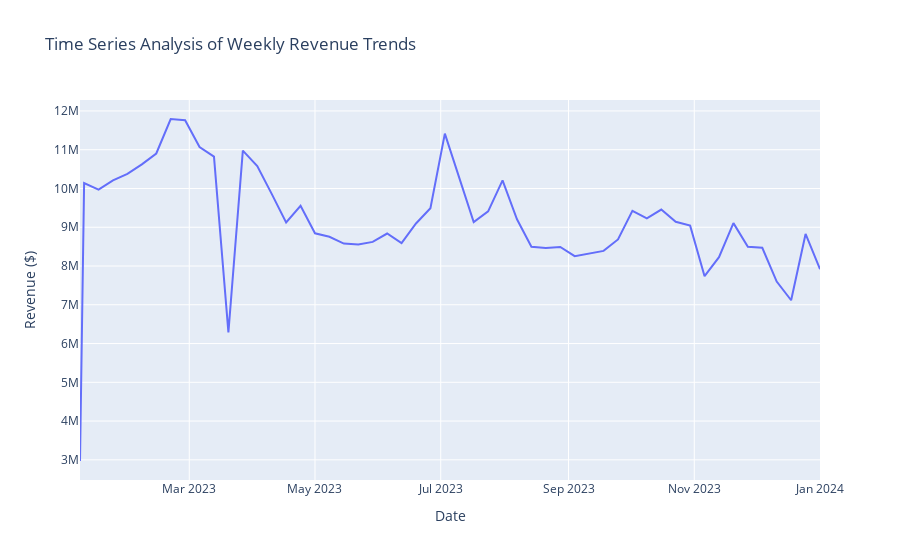
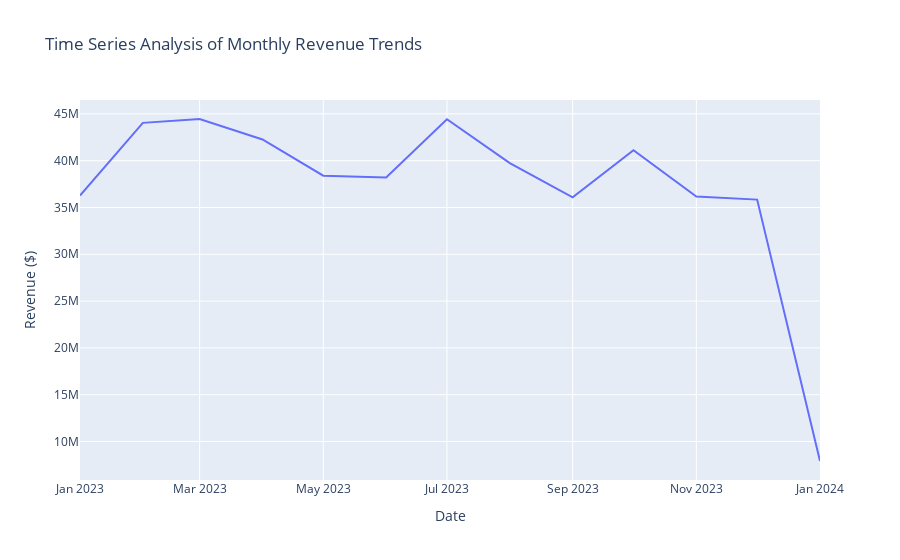

Source (notebook cell) for these figures, in order:
### Markdown cell above
Weekly & Monthly Revenue Trends (Whole market)

### Code cell
# Load data from the Weekly sheet
weekly_data = pd.read_excel('Customer_Success_Engineer_-_Project_Data.xlsx', sheet_name='Weekly', header=1)

# Load data from the Monthly sheet
monthly_data = pd.read_excel('Customer_Success_Engineer_-_Project_Data.xlsx', sheet_name='Monthly', header=1)

# Processing for weekly_data
weekly_data['Week'] = weekly_data['Week'].str.split(' - ').str[0].str.strip()
weekly_data['Week'] = pd.to_datetime(weekly_data['Week'], errors='coerce')
weekly_data.sort_values('Week', inplace=True)
weekly_revenue = weekly_data.groupby('Week')['Revenue'].sum().reset_index()

# Processing for monthly_data
# Combining 'Year' and 'Month' to form a datetime object
monthly_data['Month'] = pd.to_datetime(monthly_data['Year'].astype(str) + '-' + monthly_data['Month'], format='%Y-%B', errors='coerce')
monthly_data.sort_values('Month', inplace=True)
monthly_revenue = monthly_data.groupby('Month')['Revenue'].sum().reset_index()

# Plotting weekly revenue trends
fig_weekly = px.line(weekly_revenue, x='Week', y='Revenue',
              title='Time Series Analysis of Weekly Revenue Trends',
              labels={'Revenue': 'Total Revenue', 'Week': 'Date'})

fig_weekly.update_layout(xaxis_title='Date', yaxis_title='Revenue ($)')
fig_weekly.show()

# Plotting monthly revenue trends
fig_monthly = px.line(monthly_revenue, x='Month', y='Revenue',
              title='Time Series Analysis of Monthly Revenue Trends',
              labels={'Revenue': 'Total Revenue', 'Month': 'Date'})

fig_monthly.update_layout(xaxis_title='Date', yaxis_title='Revenue ($)')
fig_monthly.show()

### Figure 1 — Plotly figure (JSON) as saved in the notebook; plotly's stock layout.template omitted (floating-point values rounded to 4 significant figures)
{"data": [{"hovertemplate": "Date=%{x}<br>Total Revenue=%{y}<extra></extra>", "legendgroup": "", "line": {"color": "#636efa", "dash": "solid"}, "marker": {"symbol": "circle"}, "mode": "lines", "name": "", "orientation": "v", "showlegend": false, "type": "scatter", "x": ["2023-01-07T00:00:00", "2023-01-09T00:00:00", "2023-01-16T00:00:00", "2023-01-23T00:00:00", "2023-01-30T00:00:00", "2023-02-06T00:00:00", "2023-02-13T00:00:00", "2023-02-20T00:00:00", "2023-02-27T00:00:00", "2023-03-06T00:00:00", "2023-03-13T00:00:00", "2023-03-20T00:00:00", "2023-03-27T00:00:00", "2023-04-03T00:00:00", "2023-04-10T00:00:00", "2023-04-17T00:00:00", "2023-04-24T00:00:00", "2023-05-01T00:00:00", "2023-05-08T00:00:00", "2023-05-15T00:00:00", "2023-05-22T00:00:00", "2023-05-29T00:00:00", "2023-06-05T00:00:00", "2023-06-12T00:00:00", "2023-06-19T00:00:00", "2023-06-26T00:00:00", "2023-07-03T00:00:00", "2023-07-10T00:00:00", "2023-07-17T00:00:00", "2023-07-24T00:00:00", "2023-07-31T00:00:00", "2023-08-07T00:00:00", "2023-08-14T00:00:00", "2023-08-21T00:00:00", "2023-08-28T00:00:00", "2023-09-04T00:00:00", "2023-09-11T00:00:00", "2023-09-18T00:00:00", "2023-09-25T00:00:00", "2023-10-02T00:00:00", "2023-10-09T00:00:00", "2023-10-16T00:00:00", "2023-10-23T00:00:00", "2023-10-30T00:00:00", "2023-11-06T00:00:00", "2023-11-13T00:00:00", "2023-11-20T00:00:00", "2023-11-27T00:00:00", "2023-12-04T00:00:00", "2023-12-11T00:00:00", "2023-12-18T00:00:00", "2023-12-25T00:00:00", "2024-01-01T00:00:00"], "xaxis": "x", "y": [2970000.0, 10140000.0, 9970000.0, 10210000.0, 10380000.0, 10620000.0, 10900000.0, 11790000.0, 11760000.0, 11070000.0, 10820000.0, 6289000.0, 10980000.0, 10580000.0, 9861000.0, 9123000.0, 9552000.0, 8843000.0, 8754000.0, 8579000.0, 8557000.0, 8623000.0, 8839000.0, 8590000.0, 9097000.0, 9491000.0, 11420000.0, 10260000.0, 9133000.0, 9409000.0, 10210000.0, 9205000.0, 8498000.0, 8465000.0, 8491000.0, 8255000.0, 8322000.0, 8391000.0, 8686000.0, 9424000.0, 9231000.0, 9457000.0, 9142000.0, 9042000.0, 7739000.0, 8229000.0, 9107000.0, 8497000.0, 8471000.0, 7598000.0, 7117000.0, 8827000.0, 7919000.0], "yaxis": "y"}], "layout": {"legend": {"tracegroupgap": 0}, "title": {"text": "Time Series Analysis of Weekly Revenue Trends"}, "xaxis": {"anchor": "y", "domain": [0, 1], "title": {"text": "Date"}}, "yaxis": {"anchor": "x", "domain": [0, 1], "title": {"text": "Revenue ($)"}}}}

### Figure 2 — Plotly figure (JSON) as saved in the notebook; plotly's stock layout.template omitted (floating-point values rounded to 4 significant figures)
{"data": [{"hovertemplate": "Date=%{x}<br>Total Revenue=%{y}<extra></extra>", "legendgroup": "", "line": {"color": "#636efa", "dash": "solid"}, "marker": {"symbol": "circle"}, "mode": "lines", "name": "", "orientation": "v", "showlegend": false, "type": "scatter", "x": ["2023-01-01T00:00:00", "2023-02-01T00:00:00", "2023-03-01T00:00:00", "2023-04-01T00:00:00", "2023-05-01T00:00:00", "2023-06-01T00:00:00", "2023-07-01T00:00:00", "2023-08-01T00:00:00", "2023-09-01T00:00:00", "2023-10-01T00:00:00", "2023-11-01T00:00:00", "2023-12-01T00:00:00", "2024-01-01T00:00:00"], "xaxis": "x", "y": [36270000.0, 44040000.0, 44450000.0, 42260000.0, 38400000.0, 38210000.0, 44430000.0, 39740000.0, 36080000.0, 41120000.0, 36160000.0, 35840000.0, 7919000.0], "yaxis": "y"}], "layout": {"legend": {"tracegroupgap": 0}, "title": {"text": "Time Series Analysis of Monthly Revenue Trends"}, "xaxis": {"anchor": "y", "domain": [0, 1], "title": {"text": "Date"}}, "yaxis": {"anchor": "x", "domain": [0, 1], "title": {"text": "Revenue ($)"}}}}
